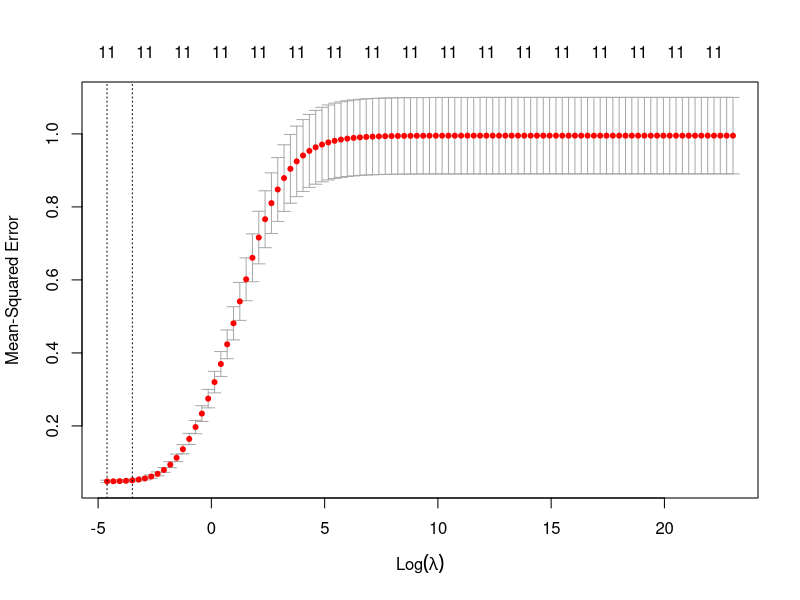

Here is the R script that generated this plot: (Note: this script raises an error after producing the figure.)
library(glmnet)
library(methods)
#import the train and test sets
credit_train <- read.csv('../../data/train-set-data.csv')
credit_test <- read.csv('../../data/test-set-data.csv')

grid <- 10^seq(10, -2, length=100)
train_x <- model.matrix(Balance~.,credit_train)[,-(1:4)]
train_y <- credit_train$Balance

test_x <- model.matrix(Balance~., credit_test)[,-(1:4)]
test_y <- credit_test$Balance

#set seed to the best seed to ensure reproducibility
set.seed(42)

#perform ridge regression on training data
ridge_mod <- cv.glmnet(train_x,
                       train_y, alpha=0, lambda=grid,
                       intercept=FALSE, standardize=FALSE)

rdata_output <- '../../data/best-ridge.RData'

#find the best lambda
best_ridge_number <- which(ridge_mod$lambda == ridge_mod$lambda.min)
#coefficients of best model
best_ridge <- ridge_mod$glmnet.fit$beta[,best_ridge_number]

#plot the cross-validation errors in terms of the tuning parameter
png('../../images/ridge-plot.png')
plot(ridge_mod)
dev.off()

#calculate the MSE
ridge_pred <- predict(ridge_mod, s = best_ridge_number,
                      newx = test_x)
ridge_mse <- mean((ridge_pred - test_y)^2)

#refit the model to the full data
credit <- read.csv('../../data/Credit.csv')

credit_x <- model.matrix(Balance~., credit)[,-(1:3)]
credit_y <- credit$Balance

credit_full <- glmnet(credit_x, credit_y, alpha=0)
ridge_coefficients <- predict(credit_full, s = best_ridge_number, type="coefficients")

#save the relevant data to best-ridge.RData
save(best_ridge, ridge_coefficients, best_ridge_number, ridge_mse,
     file = rdata_output)
